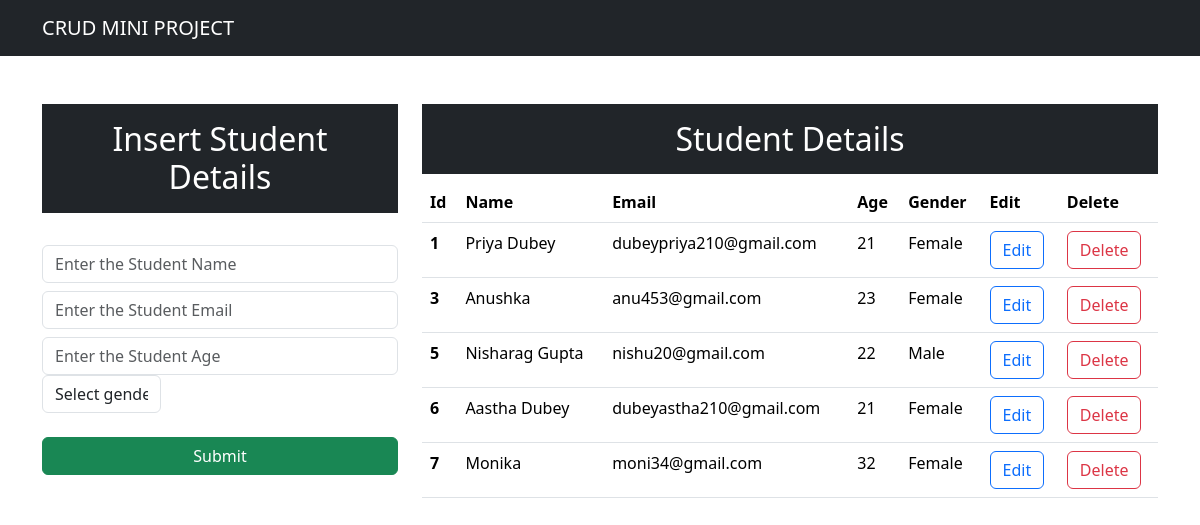
Before: / with the older database file.
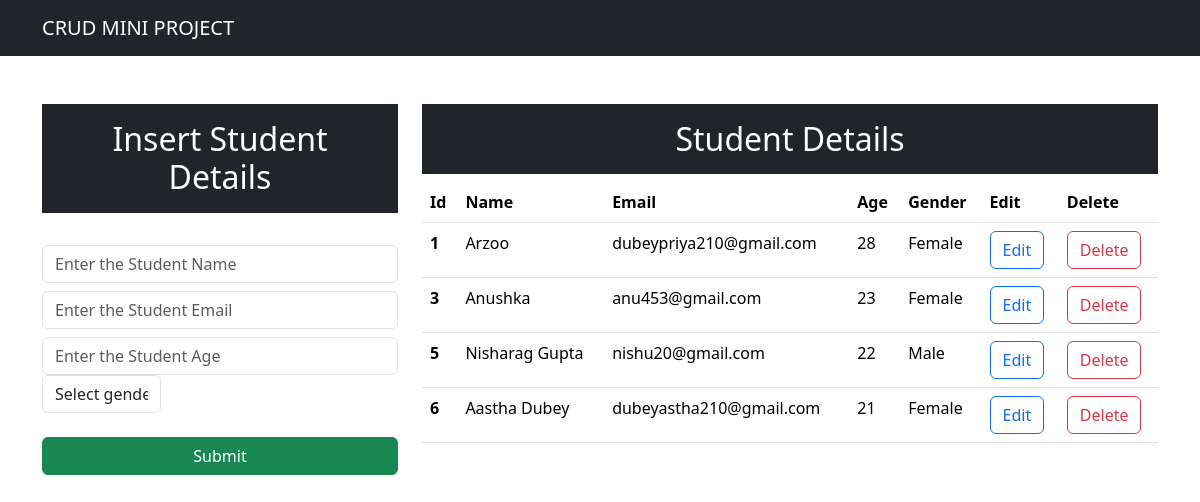
After: the same page with the newer database file.
### app/models.py (models this page shows)
class Student(models.Model):
    name=models.CharField(max_length=25,blank=False,null=False)
    email=models.EmailField()
    age=models.IntegerField()
    gender=models.CharField(max_length=25,blank=False,null=False)
    def __str__(self) :
        return self.name

### app/views.py (the view)
# urls.py: path('',views.index,name="index"),
def index(request):
    data=Student.objects.all()
    print(data)
    context={"data":data}
    return render(request,"index.html",context)

### templates/index.html (shortened to what this page needs)
<!doctype html>
<html lang="en">
  <head>
    <link href="https://cdn.jsdelivr.net/npm/bootstrap@5.3.2/dist/css/bootstrap.min.css" rel="stylesheet">
  </head>
  <body>
    <nav class="navbar navbar-expand-lg navbar-dark bg-dark">
      <div class="container-md text-center ">
        <a class="navbar-brand" href="#">CRUD MINI PROJECT</a>
      </div>
    </nav>
<div class="container mt-5">
<div class="row">
  <div class="col-md-4">
  <h2 class="text-white bg-dark text-center p-3 ">Insert Student Details</h2>
  <br/>
  <form action= "/insert" method="post">{% csrf_token %}
    <div class="form-group">
      <input type="text " class="form-control"placeholder="Enter the Student Name" name="name"
      required>
    </div>
    <div class="form-group">
      <input type="email " class="form-control mt-2"placeholder="Enter the Student Email" name="email"
      required>
    </div>
    <div class="form-group">
      <input type="number " class="form-control mt-2"placeholder="Enter the Student Age" name="age"
      required>
      <div class="form-group col-md-4">
        <select id=" gender" class="form-control" name="gender" required>
          <option selected>Select gender</option>
        </select>
      </div>
    </div>
    <br>
    <div class="d-grid gap-2">
      <button class="btn btn-success" type="submit">Submit</button>
    </div>
  </form>
</div>
  <div class="col-md-8 ">
    <h2 class="text-center text-white bg-dark p-3">Student Details</h2>
    <table class="table">
      <thead>
        <tr>
          <th scope="col">Id</th>
          <th scope="col">Name</th>
          <th scope="col">Email</th>
          <th scope="col">Age</th>
          <th scope="col">Gender</th>
          <th scope="col">Edit</th>
          <th scope="col">Delete</th>
        </tr>
      </thead>
      <tbody>
{% for d in data %}
        <tr>
          <th scope="row">{{d.id}}</th>
          <td>{{d.name}}</td>
          <td>{{d.email}}</td>
          <td>{{d.age}}</td>
          <td>{{d.gender}}</td>
          <td><a type="button" href="/update/{{d.id}}" class="btn btn-outline-primary">Edit</a></td>
          <td><a type="button" href="/delete/{{d.id}}" class="btn btn-outline-danger">Delete</a></td>
        </tr>
 {% endfor %}
      </tbody>
    </table>
  </div>
</div>
</div>
  </body>
</html>

Changed rows visible on the page:
removed Student: id "7", name "Monika", email "moni34@gmail.com", age "32", gender "Female"
changed Student "dubeypriya210@gmail.com": name "Priya Dubey" → "Arzoo"; age "21" → "28"
